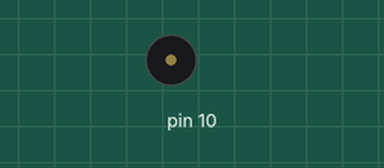
This sketch was run on a simulated Arduino Uno, built with avr-gcc and run on an emulated ATmega328P. Shown: buzzer (waves = sounding).

Above: at 0.1 s.
Timing chart, 0 to 1.6 s (numbered marks = the images above):
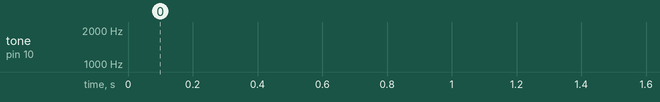

The sketch:

sirene_inverso_cpp.ino
```cpp
// piezo speaker connected to pin 8 and ground
#define wait 1
#define time 10
int freq = 0;

void setup(){
}

void loop() {
for (freq = 150; freq < 1800; freq += 1) {
tone(10, freq, time); // Beep pin, freq, time
delay(wait);
}
for (freq = 2300; freq > 2299; freq -= 1) {
tone(10, freq, time); // Beep pin, freq, time
delay(wait);
// This is for a like nuclear alarm
}
}
```
